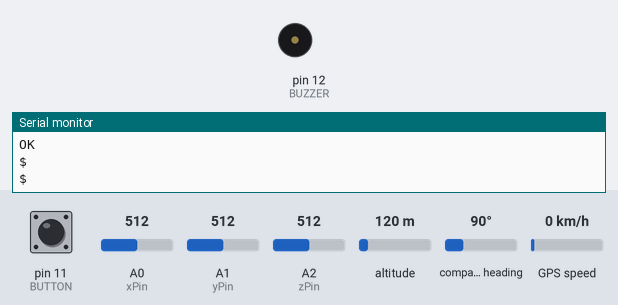
Bench run of a sketch on a simulated Arduino Uno, built with avr-gcc and run on an emulated ATmega328P. Shown: buzzer (waves = sounding, pin HIGH), the last lines printed to the serial monitor. The test bench sets the inputs (shaded band); at power-on: A0 (xPin) = 512, A1 (yPin) = 512, pin 11 (BUTTON) HIGH, A2 (zPin) = 512, altitude 120 m, compass heading 90°, GPS speed 0 km/h. The GPS gets a fix after 3 s at 37.7749, -122.4194 with 8 satellites; the modem accepts every AT command (registered, SIM ready, sends succeed) and sends nothing else.

Above: at 11.2 s.
11.3 s: A0 (xPin) set to 779
14.3 s: A0 (xPin) set to 794
15.8 s: A1 (yPin) set to 122
At 18.2 s:
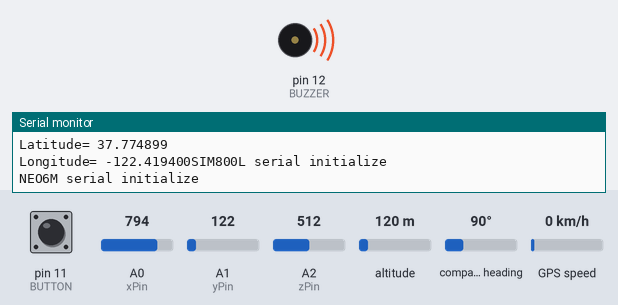
18.8 s: pin 11 (BUTTON) pulled LOW for 3.2 s
At 22.4 s:
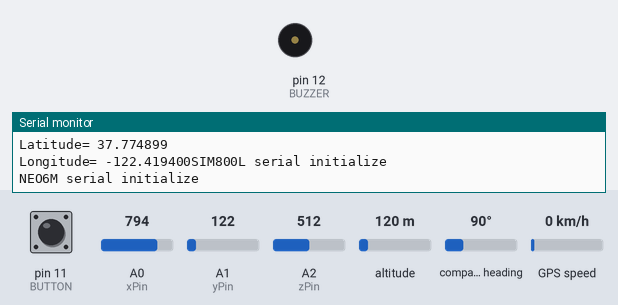
Timing chart, 0 to 23.9 s (numbered marks = the images above; inputs shaded):
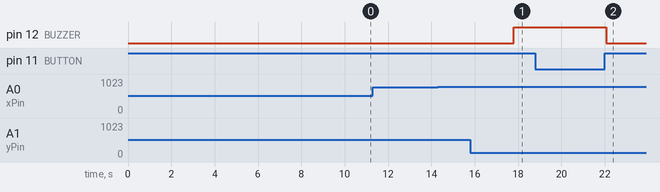

Measured:
- after the input at 14.3 s, every drawn part: stays the same
- after the input at 15.8 s, pin 12 (BUZZER): LOW → HIGH after 2.0 s
- after the input at 18.8 s, pin 12 (BUZZER): HIGH → LOW after 3.3 s

The sketch:

code.ino
```cpp
#include <AltSoftSerial.h>
#include <TinyGPS++.h>
#include <SoftwareSerial.h>
#include <math.h>
#include <Wire.h>

const String EMERGENCY_PHONE = "+918595579084";
//GSM Module Conected Pin D2 & D3
SoftwareSerial gsmSerial(6, 7);  // RX, TX for GSM module

//GPS Modue Conected Pin D9 & D
TinyGPSPlus gps;
SoftwareSerial neogps(9,8);


String sms_status, sender_number, received_date, msg;
String latitude, longitude;

#define BUZZER 12
#define BUTTON 11
#define xPin A0
#define yPin A1
#define zPin A2

byte updateflag;

int xaxis = 0, yaxis = 0, zaxis = 0;
int deltx = 0, delty = 0, deltz = 0;
int vibration = 2, devibrate = 75;
int magnitude = 0;
int sensitivity = 100;
double angle;
boolean impact_detected = false;
unsigned long time1;
unsigned long impact_time;
unsigned long alert_delay = 30000;

void setup() {

  Serial.begin(9600);
gsmSerial.begin(9600);
  Serial.println("SIM800L serial initialize");
  //sim800.begin(9600);
  Serial.println("NEO6M serial initialize");


  neogps.begin(9600);


  pinMode(BUZZER, OUTPUT);
  pinMode(BUTTON, INPUT_PULLUP);

  sms_status = "";
  sender_number = "";
  received_date = "";
  msg = "";

  // sim800.println("AT");
  // delay(1000);
  // sim800.println("ATE1");
  // delay(1000);
  // sim800.println("AT+CPIN?");
  // delay(1000);
  // sim800.println("AT+CMGF=1");
  // delay(1000);
  // sim800.println("AT+CNMI=1,1,0,0,0");
  // delay(1000);
  gsmSerial.println("AT");
  delay(2000);
  gsmSerial.println("AT+CMGF=1");  // Set SMS mode to text
  delay(2000);
  time1 = micros();
  xaxis = analogRead(xPin);
  yaxis = analogRead(yPin);
  zaxis = analogRead(zPin);
}

void loop() {

  if (micros() - time1 > 1999) Impact();

  if (updateflag > 0) {
    updateflag = 0;
    Serial.println("Impact detected!!");
    Serial.print("Magnitude:");
    Serial.println(magnitude);

    getGps();
    digitalWrite(BUZZER, HIGH);
    impact_detected = true;
    impact_time = millis();

  }

  if (impact_detected == true) {
    if (millis() - impact_time >= alert_delay) {
      digitalWrite(BUZZER, LOW);

      delay(2000);
      sendAlert();
      impact_detected = false;
      impact_time = 0;
    }
  }

  if (digitalRead(BUTTON) == LOW) {
    delay(200);
    digitalWrite(BUZZER, LOW);
    impact_detected = false;
    impact_time = 0;
  }
  while (gsmSerial.available()) {
    parseData(gsmSerial.readString());
  }
  while (Serial.available()) {
    gsmSerial.println(Serial.readString());
  }
}

void Impact() {

  time1 = micros();
  int oldx = xaxis;
  int oldy = yaxis;
  int oldz = zaxis;

  xaxis = analogRead(xPin);
  yaxis = analogRead(yPin);
  zaxis = analogRead(zPin);

  vibration--;
  if (vibration < 0) vibration = 0;

  if (vibration > 0) return;
  deltx = xaxis - oldx;
  delty = yaxis - oldy;
  deltz = zaxis - oldz;

  magnitude = sqrt(sq(deltx) + sq(delty) + sq(deltz));
  if (magnitude >= sensitivity) {
    updateflag = 1;
    vibration = devibrate;
  } else {
    if (magnitude > 15)
      Serial.println(magnitude);
    magnitude = 0;
  }
}

void parseData(String buff) {
  Serial.println(buff);

  unsigned int len, index;
  index = buff.indexOf("\r");
  buff.remove(0, index + 2);
  buff.trim();

  if (buff != "OK") {

    index = buff.indexOf(":");
    String cmd = buff.substring(0, index);
    cmd.trim();

    buff.remove(0, index + 2);

    if (cmd == "+CMTI") {

      index = buff.indexOf(",");
      String temp = buff.substring(index + 1, buff.length());
      temp = "AT+CMGR=" + temp + "\r";
      gsmSerial.println(temp);
    }

    else if (cmd == "+CMGR") {

      if (buff.indexOf(EMERGENCY_PHONE) > 1) {
        buff.toLowerCase();
        if (buff.indexOf("get gps") > 1) {
          getGps();
          String sms_data;
          sms_data = "GPS Location Data\r";
          sms_data += "http://maps.google.com/maps?q=loc:";
          sms_data += latitude + "," + longitude;

          sendSms(sms_data);
        }
      }
    }

  } else {
  }
}

void getGps() {

  boolean newData = false;
  for (unsigned long start = millis(); millis() - start < 2000;) {
    while (neogps.available()) {
      if (gps.encode(neogps.read())) {
        newData = true;
        break;
      }
    }
  }

  if (newData) {
    latitude = String(gps.location.lat(), 6);
    longitude = String(gps.location.lng(), 6);
    newData = false;
  } else {
    Serial.println("No GPS data is available");
    latitude = "";
    longitude = "";
  }

  Serial.print("Latitude= ");
  Serial.println(latitude);
  Serial.print("Longitude= ");
  Serial.println(longitude);
}

void sendAlert() {
  String s;
  s = "Accident Alert!!\r";
  s += "http://maps.google.com/maps?q=loc:";
  s += latitude + "," + longitude;

  sendSms(s);


}

void sendSms(String s) {
   gsmSerial.println("AT+CMGS=\"+918306211581\"");  // Replace with the recipient's phone number
    delay(1000);
    gsmSerial.print(s); //content
    delay(1000);
    gsmSerial.write(26);  // End the SMS with Ctrl+Z
}


boolean SendAT(String at_command, String expected_answer, unsigned int timeout) {

  uint8_t x = 0;
  boolean answer = 0;
  String response;
  unsigned long previous;

  //Clean the input buffer
  while (gsmSerial.available() > 0) gsmSerial.read();

  gsmSerial.println(at_command);

  x = 0;
  previous = millis();

  do {

    if (gsmSerial.available() != 0) {
      response += gsmSerial.read();
      x++;
      if (response.indexOf(expected_answer) > 0) {
        answer = 1;
        break;
      }
    }
  } while ((answer == 0) && ((millis() - previous) < timeout));

  Serial.println(response);
  return answer;
}
```
